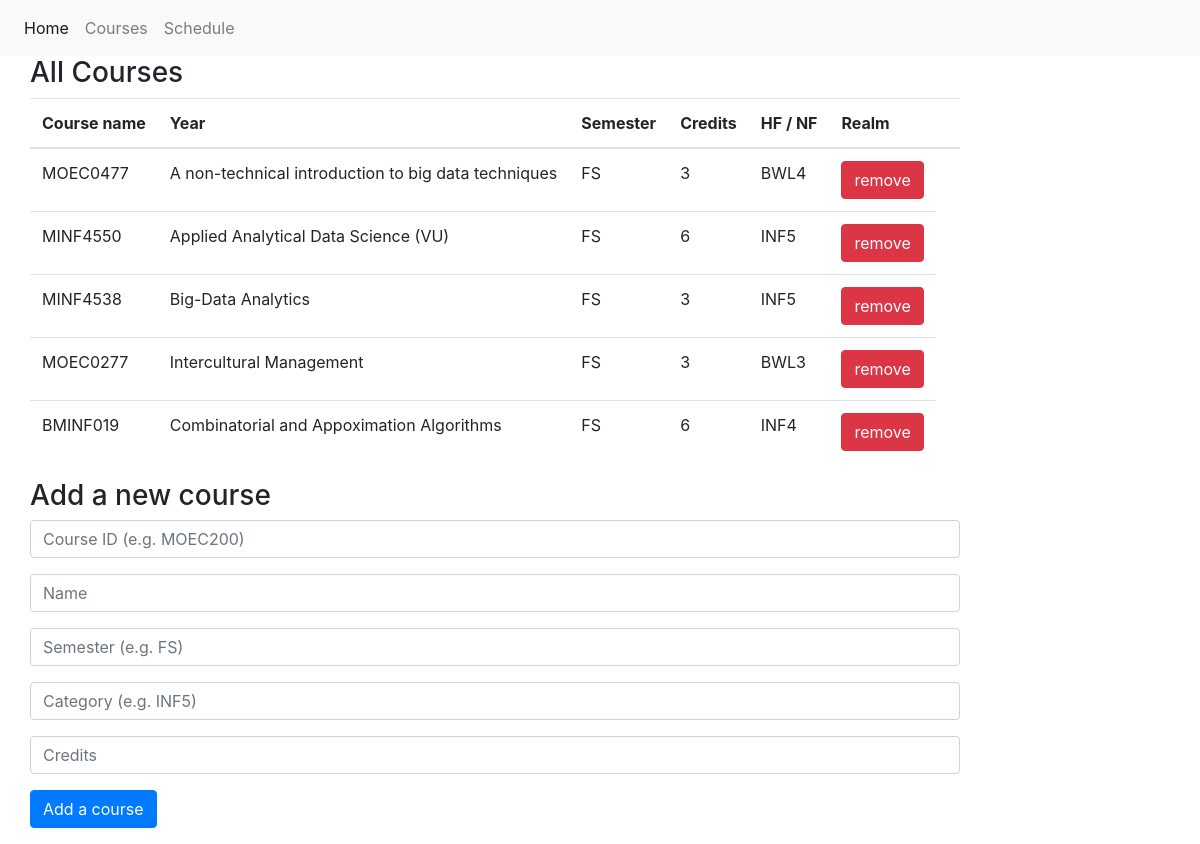
/courses, run on an earlier commit of the app's database.
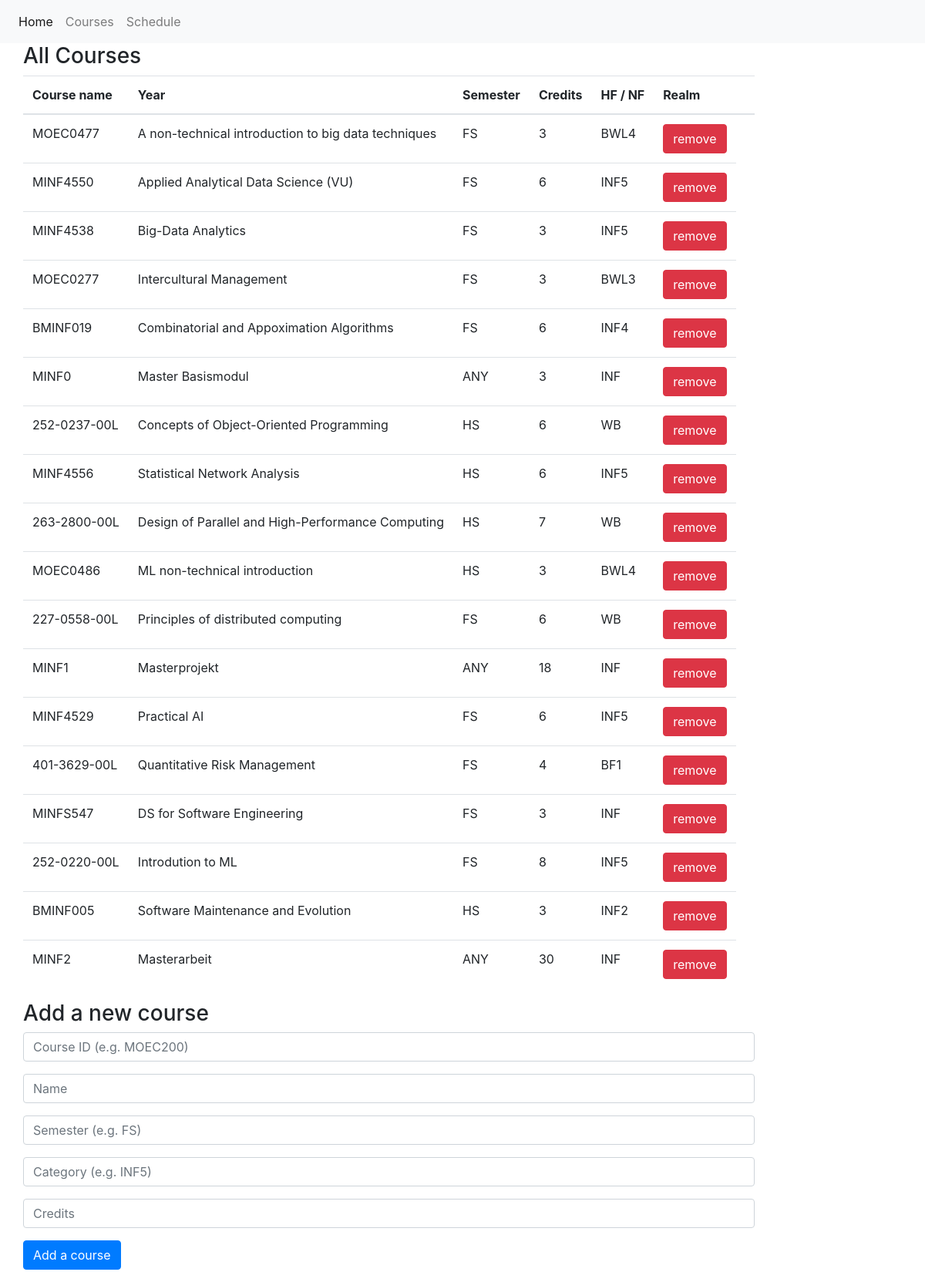
And on a later commit of the database.
### models.py (models this page shows, shortened)
class Course(db.Model):
    __tablename__ = "courses"
    course_id = db.Column(db.String, primary_key=True)
    name = db.Column(db.String, nullable=False)
    semester = db.Column(db.String, nullable=False)
    category = db.Column(db.String, nullable=False)
    credits = db.Column(db.Integer, nullable=False)
    booked_in = db.relationship("Schedule", backref="course", lazy=True)

### app.py (the view)
@app.route("/courses", methods=["GET"])
def courses():
    courses = Course.query.all()
    return render_template("courses.html", courses=courses)

### templates/courses.html (shortened to what this page needs)
{% extends "layout.html" %}
{% block body %}
    <h3>All Courses</h3>
    <table class="table">
<thead class="thead dark">
    <tr>
        <th scope="col">Course name</th>
        <th scope="col">Year</th>
        <th scope="col">Semester</th>
        <th scope="col">Credits</th>
        <th scope="col">HF / NF</th>
        <th scope="col">Realm</th>
        <th scope="col"></th>
    </tr>
</thead>
<tbody>
{% for course in courses %}
    <tr>
        <td>{{ course.course_id }}</td>
        <td>{{ course.name }}</td>
        <td>{{ course.semester }}</td>
        <td>{{ course.credits }}</td>
        <td>{{ course.category }}</td>
        <td>
            <form action="{{ url_for('remove_course') }}" method="post">
                <input class="btn btn-danger" type="submit" value="remove">
            </form>
        </td>
    </tr>
{% endfor %}
</tbody>
    </table>
    <h3>Add a new course</h3>
    <form action="{{ url_for('add_course') }}" method="post">
    <div class="form-group">
        <input class="form-control" name="course_id", placeholder="Course ID (e.g. MOEC200)">
    </div>
    <div class="form-group">
        <input class="form-control" name="name" placeholder="Name">
    </div>
    <div class="form-group">
        <input class="form-control" name="semester" placeholder="Semester (e.g. FS)">
    </div>
    <div class="form-group">
        <input class="form-control" name="category" placeholder="Category (e.g. INF5)">
    </div>
    <div class="form-group">
            <input class="form-control" name="credits" placeholder="Credits">
        </div>
    <div class="form-group">
        <button class="btn btn-primary">Add a course</button>
    </div>
    </form>
{% endblock %}

What changed in the data, as far as the page shows it:
added Course: course_id "MINF0", name "Master Basismodul", semester "ANY", credits "3", category "INF"
added Course: course_id "252-0237-00L", name "Concepts of Object-Oriented Programming", semester "HS", credits "6", category "WB"
added Course: course_id "MINF4556", name "Statistical Network Analysis", semester "HS", credits "6", category "INF5"
added Course: course_id "263-2800-00L", name "Design of Parallel and High-Performance Computing", semester "HS", credits "7", category "WB"
added Course: course_id "MOEC0486", name "ML non-technical introduction", semester "HS", credits "3", category "BWL4"
added Course: course_id "227-0558-00L", name "Principles of distributed computing", semester "FS", credits "6", category "WB"
added Course: course_id "MINF1", name "Masterprojekt", semester "ANY", credits "18", category "INF"
added Course: course_id "MINF4529", name "Practical AI", semester "FS", credits "6", category "INF5"
added Course: course_id "401-3629-00L", name "Quantitative Risk Management", semester "FS", credits "4", category "BF1"
added Course: course_id "MINFS547", name "DS for Software Engineering", semester "FS", credits "3", category "INF"
added Course: course_id "252-0220-00L", name "Introdution to ML", semester "FS", credits "8", category "INF5"
added Course: course_id "BMINF005", name "Software Maintenance and Evolution", semester "HS", credits "3", category "INF2"
added Course: course_id "MINF2", name "Masterarbeit", semester "ANY", credits "30", category "INF"
